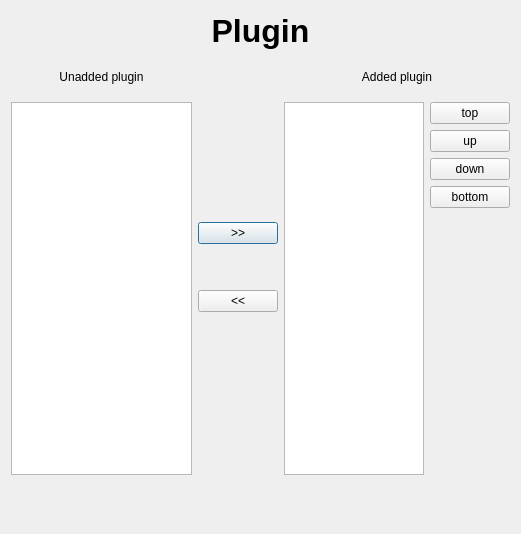
<?xml version="1.0" encoding="UTF-8"?>
<ui version="4.0">
 <class>UI_Plugin</class>
 <widget class="QDialog" name="UI_Plugin">
  <property name="geometry">
   <rect>
    <x>0</x>
    <y>0</y>
    <width>521</width>
    <height>534</height>
   </rect>
  </property>
  <property name="windowTitle">
   <string>Config plugin</string>
  </property>
  <layout class="QVBoxLayout" name="verticalLayout_2" stretch="1,10,1">
   <item>
    <widget class="QLabel" name="head">
     <property name="accessibleDescription">
      <string>0</string>
     </property>
     <property name="text">
      <string>&lt;html&gt;&lt;head/&gt;&lt;body&gt;&lt;p align=&quot;center&quot;&gt;&lt;span style=&quot; font-size:24pt; font-weight:600;&quot;&gt;Plugin&lt;/span&gt;&lt;/p&gt;&lt;/body&gt;&lt;/html&gt;</string>
     </property>
    </widget>
   </item>
   <item>
    <layout class="QHBoxLayout" name="horizontalLayout" stretch="4,0,5">
     <item>
      <layout class="QVBoxLayout" name="unadded" stretch="1,10">
       <item>
        <layout class="QHBoxLayout" name="unadded_label_layout">
         <item>
          <widget class="QLabel" name="unadded_label">
           <property name="text">
            <string>&lt;html&gt;&lt;head/&gt;&lt;body&gt;&lt;p align=&quot;center&quot;&gt;Unadded plugin&lt;/p&gt;&lt;/body&gt;&lt;/html&gt;</string>
           </property>
          </widget>
         </item>
        </layout>
       </item>
       <item>
        <layout class="QHBoxLayout" name="unadded_list_layout" stretch="4">
         <item>
          <widget class="QListView" name="unadded_list">
           <property name="mouseTracking">
            <bool>false</bool>
           </property>
          </widget>
         </item>
        </layout>
       </item>
      </layout>
     </item>
     <item>
      <layout class="QVBoxLayout" name="opretation" stretch="4,1,1,1,4">
       <item>
        <layout class="QHBoxLayout" name="empty"/>
       </item>
       <item>
        <layout class="QHBoxLayout" name="operation_add_layout">
         <item>
          <widget class="QPushButton" name="addPlugin">
           <property name="sizePolicy">
            <sizepolicy hsizetype="Preferred" vsizetype="Fixed">
             <horstretch>0</horstretch>
             <verstretch>0</verstretch>
            </sizepolicy>
           </property>
           <property name="text">
            <string>&gt;&gt;</string>
           </property>
          </widget>
         </item>
        </layout>
       </item>
       <item>
        <layout class="QHBoxLayout" name="empty2"/>
       </item>
       <item>
        <layout class="QHBoxLayout" name="operation_remove_layout">
         <item>
          <widget class="QPushButton" name="removePlugin">
           <property name="text">
            <string>&lt;&lt;</string>
           </property>
          </widget>
         </item>
        </layout>
       </item>
       <item>
        <layout class="QHBoxLayout" name="empty3"/>
       </item>
      </layout>
     </item>
     <item>
      <layout class="QVBoxLayout" name="added" stretch="1,10">
       <item>
        <layout class="QHBoxLayout" name="added_label_layout">
         <item>
          <widget class="QLabel" name="added_label">
           <property name="text">
            <string>&lt;html&gt;&lt;head/&gt;&lt;body&gt;&lt;p align=&quot;center&quot;&gt;Added plugin&lt;/p&gt;&lt;/body&gt;&lt;/html&gt;</string>
           </property>
          </widget>
         </item>
        </layout>
       </item>
       <item>
        <layout class="QHBoxLayout" name="added_list_layout" stretch="4,1">
         <item>
          <widget class="QListView" name="added_list"/>
         </item>
         <item>
          <layout class="QVBoxLayout" name="verticalLayout">
           <item>
            <widget class="QPushButton" name="top">
             <property name="text">
              <string>top</string>
             </property>
            </widget>
           </item>
           <item>
            <widget class="QPushButton" name="up">
             <property name="text">
              <string>up</string>
             </property>
            </widget>
           </item>
           <item>
            <widget class="QPushButton" name="down">
             <property name="text">
              <string>down</string>
             </property>
            </widget>
           </item>
           <item>
            <widget class="QPushButton" name="bottom">
             <property name="sizePolicy">
              <sizepolicy hsizetype="Minimum" vsizetype="Fixed">
               <horstretch>0</horstretch>
               <verstretch>0</verstretch>
              </sizepolicy>
             </property>
             <property name="text">
              <string>bottom</string>
             </property>
            </widget>
           </item>
           <item>
            <layout class="QVBoxLayout" name="empty_2">
             <item>
              <widget class="QLabel" name="placeholder">
               <property name="text">
                <string/>
               </property>
              </widget>
             </item>
            </layout>
           </item>
          </layout>
         </item>
        </layout>
       </item>
      </layout>
     </item>
    </layout>
   </item>
   <item>
    <layout class="QVBoxLayout" name="empty_3">
     <item>
      <widget class="QLabel" name="placeholder_2">
       <property name="text">
        <string/>
       </property>
      </widget>
     </item>
    </layout>
   </item>
  </layout>
 </widget>
 <tabstops>
  <tabstop>addPlugin</tabstop>
  <tabstop>removePlugin</tabstop>
  <tabstop>unadded_list</tabstop>
  <tabstop>added_list</tabstop>
  <tabstop>top</tabstop>
  <tabstop>up</tabstop>
  <tabstop>down</tabstop>
  <tabstop>bottom</tabstop>
 </tabstops>
 <resources/>
 <connections/>
</ui>
